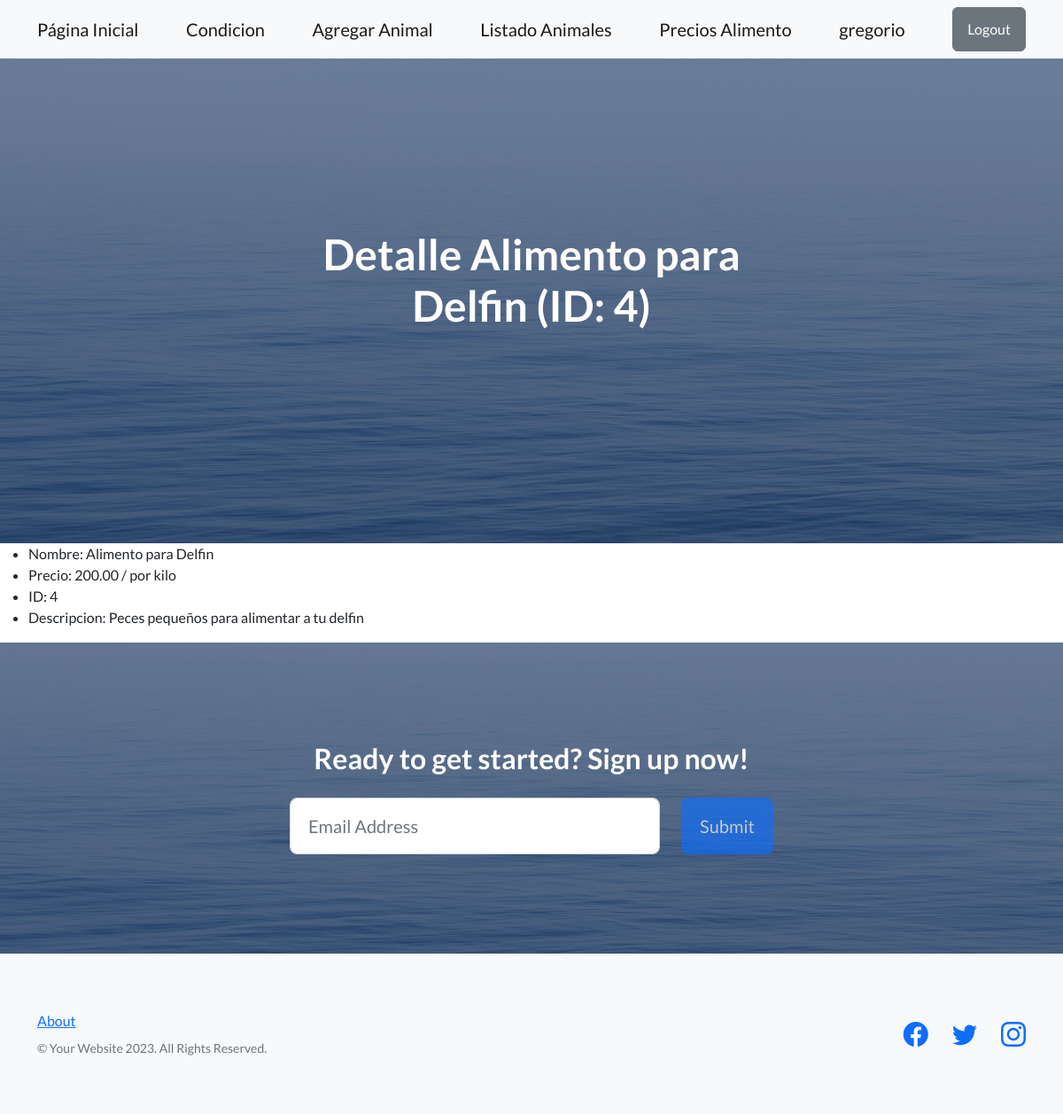
The page /precios/4/ (signed in) on the database its author committed.
### precios/models.py (models this page shows, shortened)
class Alimento(models.Model):
    nombre = models.CharField(max_length=100)
    precio = models.DecimalField(max_digits=10, decimal_places=2)
    unidad = models.CharField(max_length=30)
    descripcion = models.CharField(max_length=200)

### precios/views.py (the view)
# urls.py: path('<int:pk>/', views.Ver_alimento.as_view(), name='ver_alimento'),
class Ver_alimento(LoginRequiredMixin, DetailView):
    model = Alimento
    template_name = "ver_alimento.html"

### templates/ver_alimento.html (shortened to what this page needs)
{% extends "main_template.html" %}
{% block texto_principal %}
     Detalle {{alimento.nombre}} (ID: {{alimento.id}})
{% endblock texto_principal %}
{% block main_content %}
<ul>
    <li>Nombre: {{ alimento.nombre }}</li>
    <li>Precio: {{ alimento.precio }} / {{alimento.unidad}}</li>
    <li>ID: {{ alimento.id }}</li>
    <li>Descripcion: {{ alimento.descripcion }}</li>
</ul>
{% endblock main_content %}

### templates/main_template.html (shortened to what this page needs)
<!DOCTYPE html>
<html lang="en">
    {% load static %}
    <head>
        <link href="https://cdn.jsdelivr.net/npm/bootstrap-icons@1.5.0/font/bootstrap-icons.css" rel="stylesheet" type="text/css" />
        <link href={% static "css/styles.css"%} rel="stylesheet" />
    </head>
    <body>
        <nav class="navbar navbar-light bg-light static-top">
            <div class="container">
                <a class= "navbar-brand" href={% url "app_inicial:inicio"%}>Página Inicial</a>
                <a class= "navbar-brand" href={% url "app_inicial:condicion_y_bucle"%}>Condicion</a>
                {% if request.user.is_authenticated %}
                <a class= "navbar-brand" href={% url "app_inicial:crear_animal"%}>Agregar Animal</a>
                <a class= "navbar-brand" href={% url "app_inicial:listado_animales"%}>Listado Animales</a>
                <a class= "navbar-brand" href={% url "precios:lista_precios"%}>Precios Alimento</a>
                <a class= "navbar-brand" href='#'>{{request.user.username}}</a>
                <form action={% url "usuarios:logout" %}  method="POST">
                   <input class="btn btn-secondary" type="submit" value="Logout">
                </form>
                {% else %}
                <a class="btn btn-primary" href={% url "usuarios:login"%}> Login</a>
                <a class="btn btn-info" href={% url "usuarios:registro"%}> Registrarse</a>
                {% endif %}
            </div>
        </nav>
        <header class="masthead">
            <div class="container position-relative">
                <div class="row justify-content-center">
                    <div class="col-xl-6">
                        <div class="text-center text-white">
                            <h1 class="mb-5">
                                {% block texto_principal %}{% endblock texto_principal%}
                            </h1>
                        </div>
                    </div>
                </div>
            </div>
        </header>
        <main>
            {% block main_content %}{% endblock main_content %}
        <main>
        <section class="call-to-action text-white text-center" id="signup">
            <div class="container position-relative">
                <div class="row justify-content-center">
                    <div class="col-xl-6">
                        <h2 class="mb-4">Ready to get started? Sign up now!</h2>
                        <form class="form-subscribe" id="contactFormFooter" data-sb-form-api-token="API_TOKEN">
                            <div class="row">
                                <div class="col">
                                    <input class="form-control form-control-lg" id="emailAddressBelow" type="email" placeholder="Email Address" data-sb-validations="required,email" />
                                </div>
                                <div class="col-auto"><button class="btn btn-primary btn-lg disabled" id="submitButton" type="submit">Submit</button></div>
                            </div>
                        </form>
                    </div>
                </div>
            </div>
        </section>
        <footer class="footer bg-light">
            <div class="container">
                <div class="row">
                    <div class="col-lg-6 h-100 text-center text-lg-start my-auto">
                        <ul class="list-inline mb-2">
                            <li class="list-inline-item"><a href="#!">About</a></li>
                        </ul>
                        <p class="text-muted small mb-4 mb-lg-0">&copy; Your Website 2023. All Rights Reserved.</p>
                    </div>
                    <div class="col-lg-6 h-100 text-center text-lg-end my-auto">
                        <ul class="list-inline mb-0">
                            <li class="list-inline-item me-4">
                                <a href="#!"><i class="bi-facebook fs-3"></i></a>
                            </li>
                            <li class="list-inline-item me-4">
                                <a href="#!"><i class="bi-twitter fs-3"></i></a>
                            </li>
                            <li class="list-inline-item">
                                <a href="#!"><i class="bi-instagram fs-3"></i></a>
                            </li>
                        </ul>
                    </div>
                </div>
            </div>
        </footer>
    </body>
</html>

### rows shown on the page
Alimento: nombre "Alimento para Delfin", id "4", precio "200.00", unidad "por kilo", descripcion "Peces pequeños para alimentar a tu delfin"

### other values the page prints
{{ request.user.username }} "gregorio"
